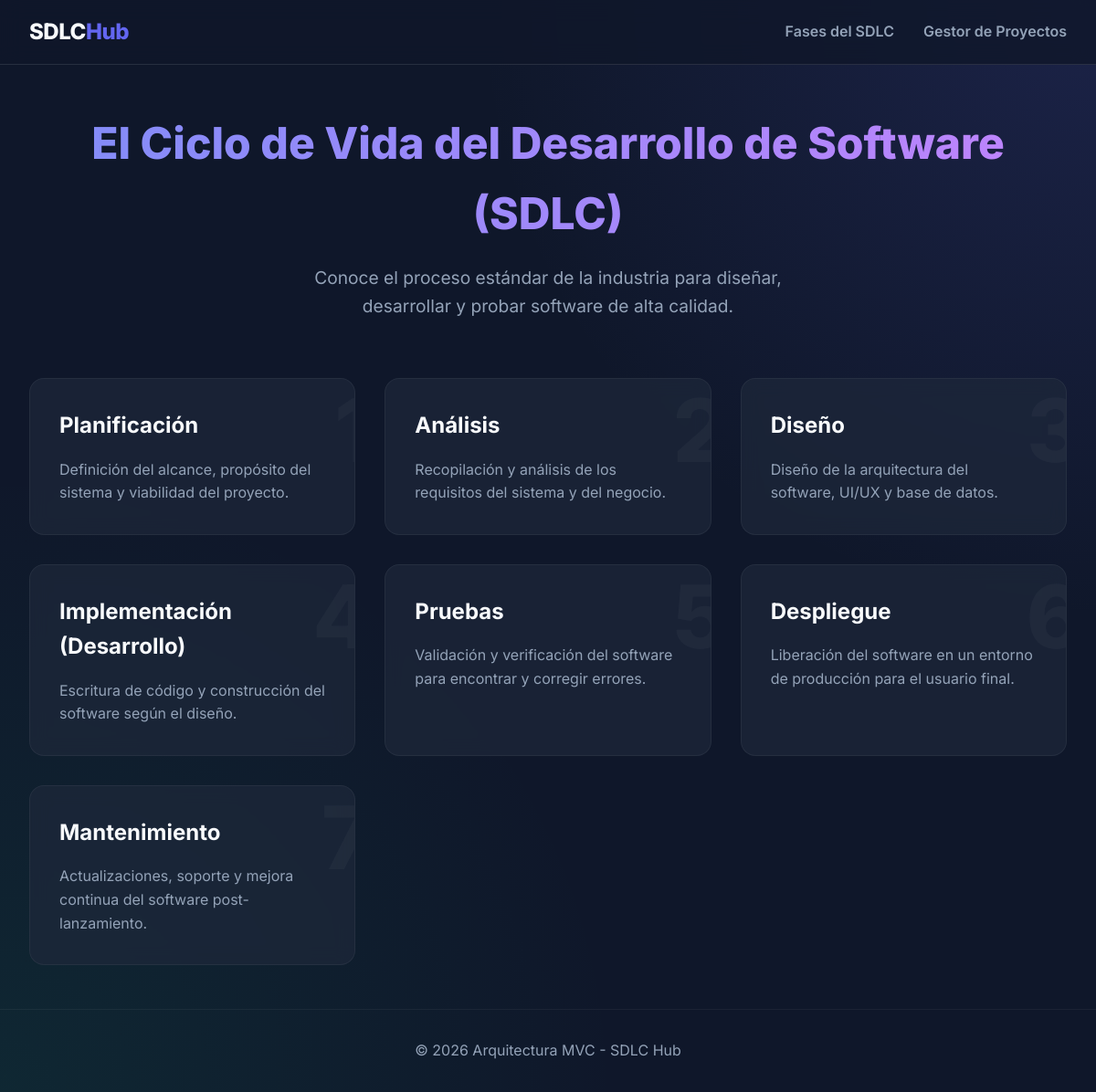
The page / on the database its author committed.
### models/__init__.py (models this page shows)
class Phase(db.Model):
    __tablename__ = 'phases'
    id = db.Column(db.Integer, primary_key=True)
    name = db.Column(db.String(100), nullable=False)
    description = db.Column(db.Text, nullable=False)
    order = db.Column(db.Integer, nullable=False)
    projects = db.relationship('Project', backref='phase', lazy=True)

### controllers/routes.py (the view)
@main_bp.route('/')
def index():
    phases = Phase.query.order_by(Phase.order).all()
    return render_template('index.html', phases=phases)

### templates/index.html (shortened to what this page needs)
{% extends "base.html" %}
{% block content %}
<section class="hero">
    <h1>El Ciclo de Vida del Desarrollo de Software (SDLC)</h1>
    <p>Conoce el proceso estándar de la industria para diseñar, desarrollar y probar software de alta calidad.</p>
</section>
<section class="phases-grid">
    {% for phase in phases %}
    <div class="phase-card fade-in" style="animation-delay: {{ loop.index0 * 0.1 }}s;">
        <div class="phase-number">{{ phase.order }}</div>
        <h2>{{ phase.name }}</h2>
        <p>{{ phase.description }}</p>
    </div>
    {% endfor %}
</section>
{% endblock %}

### templates/base.html (shortened to what this page needs)
<!DOCTYPE html>
<html lang="es">
<head>
    <link rel="stylesheet" href="{{ url_for('static', filename='style.css') }}">
</head>
<body>
    <nav class="navbar">
        <div class="nav-container">
            <a href="{{ url_for('main.index') }}" class="brand">SDLC<span>Hub</span></a>
            <ul class="nav-links">
                <li><a href="{{ url_for('main.index') }}">Fases del SDLC</a></li>
                <li><a href="{{ url_for('main.projects') }}">Gestor de Proyectos</a></li>
            </ul>
        </div>
    </nav>
    <main class="container">
        {% block content %}{% endblock %}
    </main>
    <footer>
        <p>&copy; 2026 Arquitectura MVC - SDLC Hub</p>
    </footer>
</body>
</html>

### static/style.css (style rules this page uses)
:root { --primary: #6366f1; --primary-hover: #4f46e5; --bg-dark: #0f172a; --bg-card: rgba(30, 41, 59, 0.7); --text-main: #f8fafc; --text-muted: #94a3b8; --danger: #ef4444; --danger-hover: #dc2626; --success: #10b981; }
* { box-sizing: border-box; margin: 0; padding: 0; }
body { font-family: 'Inter', sans-serif; background-color: var(--bg-dark); color: var(--text-main); line-height: 1.6; background-image: radial-gradient(circle at top right, rgba(99, 102, 241, 0.15), transparent 40%), radial-gradient(circle at bottom left, rgba(16, 185, 129, 0.1), transparent 40%); background-attachment: fixed; min-height: 100vh; display: flex; flex-direction: column; }
.navbar { background: rgba(15, 23, 42, 0.8); backdrop-filter: blur(12px); border-bottom: 1px solid rgba(255,255,255,0.1); position: sticky; top: 0; z-index: 100; }
.nav-container { max-width: 1200px; margin: 0 auto; padding: 1rem 2rem; display: flex; justify-content: space-between; align-items: center; }
.brand { font-size: 1.5rem; font-weight: 800; text-decoration: none; color: var(--text-main); letter-spacing: -0.5px; }
.brand span { color: var(--primary); }
.nav-links { list-style: none; display: flex; gap: 2rem; }
.nav-links a { color: var(--text-muted); text-decoration: none; font-weight: 600; transition: color 0.3s; }
.container { max-width: 1200px; margin: 0 auto; padding: 3rem 2rem; flex: 1; }
.hero { text-align: center; margin-bottom: 4rem; }
.hero h1 { font-size: 3rem; font-weight: 800; margin-bottom: 1rem; background: linear-gradient(to right, #818cf8, #c084fc); -webkit-background-clip: text; -webkit-text-fill-color: transparent; }
.hero p { font-size: 1.2rem; color: var(--text-muted); max-width: 600px; margin: 0 auto; }
.phases-grid { display: grid; grid-template-columns: repeat(auto-fit, minmax(300px, 1fr)); gap: 2rem; }
.phase-card { background: var(--bg-card); border: 1px solid rgba(255,255,255,0.05); border-radius: 16px; padding: 2rem; position: relative; overflow: hidden; transition: transform 0.3s, box-shadow 0.3s; backdrop-filter: blur(10px); }
.phase-number { position: absolute; top: -20px; right: -20px; font-size: 6rem; font-weight: 800; color: rgba(255,255,255,0.03); z-index: 0; }
.phase-card h2 { font-size: 1.5rem; margin-bottom: 1rem; color: var(--text-main); position: relative; z-index: 1; }
.phase-card p { color: var(--text-muted); position: relative; z-index: 1; }
footer { text-align: center; padding: 2rem; color: var(--text-muted); border-top: 1px solid rgba(255,255,255,0.05); }
.fade-in { opacity: 0; animation: fadeIn 0.6s ease-out forwards; }

### rows shown on the page
Phase: name "Planificación", description "Definición del alcance, propósito del sistema y viabilidad del proyecto."
Phase: name "Análisis", description "Recopilación y análisis de los requisitos del sistema y del negocio."
Phase: name "Diseño", description "Diseño de la arquitectura del software, UI/UX y base de datos."
Phase: name "Implementación (Desarrollo)", description "Escritura de código y construcción del software según el diseño."
Phase: name "Pruebas", description "Validación y verificación del software para encontrar y corregir errores."
Phase: name "Despliegue", description "Liberación del software en un entorno de producción para el usuario final."
Phase: name "Mantenimiento", description "Actualizaciones, soporte y mejora continua del software post-lanzamiento."
